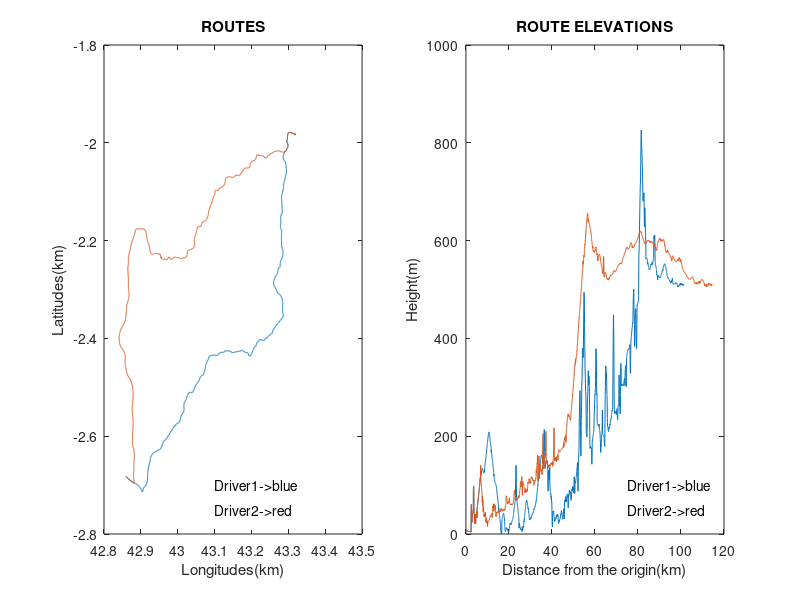

MATLAB code for this plot:


%TASK 1


  
  %PART 1-1 Make the subplots
  %Read the data
  a1=dlmread('a1-height.csv',',',1,0);
  n1=dlmread('n1-height.csv',',',1,0);
    
  
  
                subplot(1,2,1);%Make the subplots with the measures that we want
                plot(a1(:,1),a1(:,2),n1(:,1),n1(:,2));
                title('ROUTES');%We decide the name of the subplot
                xlabel('Longitudes(km)');%Name the x axis
                ylabel('Latitudes(km)');%Name the y axis
                hText=text(43.1,-2.7,'Driver1->blue');%Decide the legend
                hText=text(43.1,-2.75,'Driver2->red');%Decide the legend
                
                subplot(1,2,2);
                plot(a1(:,4),a1(:,3),n1(:,4),n1(:,3));
                title('ROUTE ELEVATIONS');
                xlabel('Distance from the origin(km)');
                ylabel('Height(m)');
                hText=text(75,100,'Driver1->blue');
                hText=text(75,50,'Driver2->red');
 
                saveas(gcf,'route-elevations','png');%Save the image of the plots in the same folder
   %PART 1-2 Route statistics
     
   %A1
        vectormeanheighta1=a1(:,3);
        meanheighta1=mean(vectormeanheighta1);
        standarda1=std(vectormeanheighta1);
        mina1=min(vectormeanheighta1);
        maxa1=max(vectormeanheighta1);
        fprintf('\n\nA1 route statistics:\n Mean height: %.2f (sd: %.2f)\n Height range:[%.2f, %.2f]',meanheighta1,standarda1,mina1,maxa1)
    %N1
        vectormeanheightn1=n1(:,3);
        meanheightn1=mean(vectormeanheightn1);
        standardn1=std(vectormeanheightn1);
        minn1=min(vectormeanheightn1);
        maxn1=max(vectormeanheightn1);
         fprintf('\n\nN1 route statistics:\n Mean height: %.2f (sd: %.2f)\n Height range:[%.2f, %.2f]',meanheightn1,standardn1,minn1,maxn1)
                